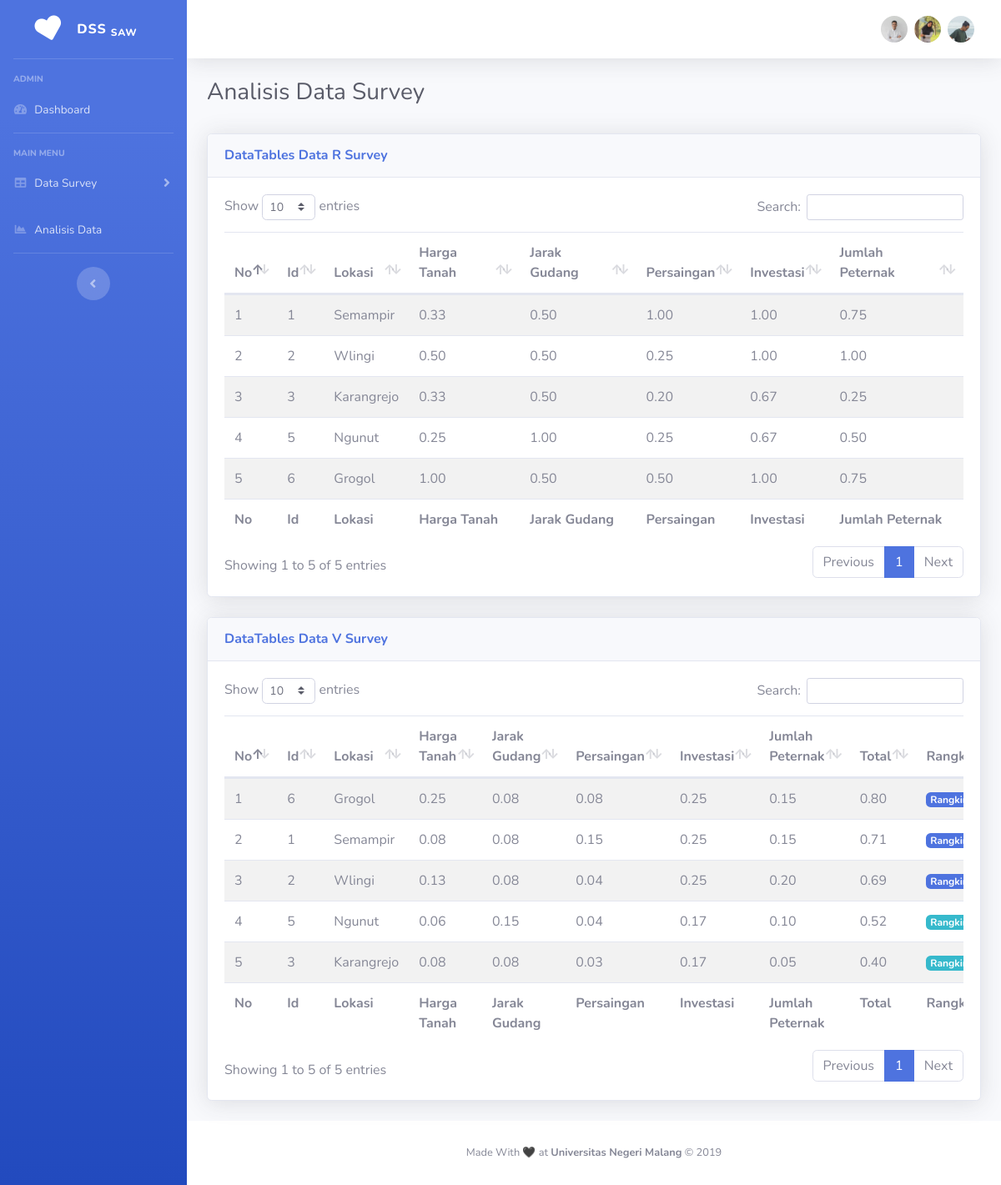
/index.php/datacontroller/analisis, run on the app's committed database.
### tables this page shows
CREATE TABLE `data_fuzzy` (
  `id` int(11) NOT NULL,
  `lokasi` varchar(255) NOT NULL,
  `harga_tanah` float UNSIGNED NOT NULL,
  `jarak_gudang` float UNSIGNED NOT NULL,
  `persaingan` float UNSIGNED NOT NULL,
  `investasi` float UNSIGNED NOT NULL,
  `jumlah_peternak` float UNSIGNED NOT NULL
);

### application/controllers/DataController.php (called while the page is built, shortened)
<?php
class DataController extends CI_Controller
{
    public function __construct()
    {
        $this->load->helper('dataInput');
    }
    public function analisis()
    {
        $data = [
            'data_rs' => $this->db->get('data_r')
                ->result(),
            'data_vs' => $this->db->order_by('total', 'DESC')->get('data_v')
                ->result()
        ];
        $this->load->view('Admin/header', [
            'header' => 'Admin | Analisis Data'
        ]);
        $this->load->view('Admin/analisis', $data);
        $this->load->view('Admin/footer');
    }
}

### index.php (called while the page is built, shortened)
<?php
require_once BASEPATH.'core/CodeIgniter.php';

### application/views/Admin/analisis.php (the view)
<div class="container-fluid">
    <div class="d-sm-flex align-items-center justify-content-between mb-4">
        <h1 class="h3 mb-2 text-gray-800">Analisis Data Survey</h1>
    </div>
    <div class="card shadow mb-4">
        <div class="card-header py-3">
            <h6 class="m-0 font-weight-bold text-primary">DataTables Data R Survey</h6>
        </div>
        <div class="card-body">
            <table class="table table-striped" id="datar" width="100%" cellspacing="0">
                <thead>
                    <tr>
                        <th>No</th>
                        <th>Id</th>
                        <th>Lokasi</th>
                        <th>Harga Tanah</th>
                        <th>Jarak Gudang</th>
                        <th>Persaingan</th>
                        <th>Investasi</th>
                        <th>Jumlah Peternak</th>
                    </tr>
                </thead>
                <tbody>
                    <?php $no = 1;
                    foreach ($data_rs as $data_r) : ?>
                    <tr>
                        <td><?= $no++; ?></td>
                        <td><?= $data_r->id ?></td>
                        <td><?= $data_r->lokasi ?></td>
                        <td><?= number_format($data_r->harga_tanah, 2, '.', ',') ?></td>
                        <td><?= number_format($data_r->jarak_gudang, 2, '.', ',') ?></td>
                        <td><?= number_format($data_r->persaingan, 2, '.', ',') ?></td>
                        <td><?= number_format($data_r->investasi, 2, '.', ',') ?></td>
                        <td><?= number_format($data_r->jumlah_peternak, 2, '.', ',') ?></td>
                    </tr>
                    <?php endforeach; ?>
                </tbody>
                <tfoot>
                    <tr>
                        <th>No</th>
                        <th>Id</th>
                        <th>Lokasi</th>
                        <th>Harga Tanah</th>
                        <th>Jarak Gudang</th>
                        <th>Persaingan</th>
                        <th>Investasi</th>
                        <th>Jumlah Peternak</th>
                    </tr>
                </tfoot>
            </table>
        </div>
    </div>
    <div class="card shadow mb-4">
        <div class="card-header py-3">
            <h6 class="m-0 font-weight-bold text-primary">DataTables Data V Survey</h6>
        </div>
        <div class="card-body">
            <table class="table table-striped" id="datav" width="100%" cellspacing="0">
                <thead>
                    <tr>
                        <th>No</th>
                        <th>Id</th>
                        <th>Lokasi</th>
                        <th>Harga Tanah</th>
                        <th>Jarak Gudang</th>
                        <th>Persaingan</th>
                        <th>Investasi</th>
                        <th>Jumlah Peternak</th>
                        <th>Total</th>
                        <th>Rangking</th>
                    </tr>
                </thead>
                <tbody>
                    <?php $no = 1;
                    foreach ($data_vs as $data_v) : ?>
                    <tr>
                        <td><?= $no; ?></td>
                        <td><?= $data_v->id ?></td>
                        <td><?= $data_v->lokasi ?></td>
                        <td><?= number_format($data_v->harga_tanah, 2, '.', ',') ?></td>
                        <td><?= number_format($data_v->jarak_gudang, 2, '.', ',') ?></td>
                        <td><?= number_format($data_v->persaingan, 2, '.', ',') ?></td>
                        <td><?= number_format($data_v->investasi, 2, '.', ',') ?></td>
                        <td><?= number_format($data_v->jumlah_peternak, 2, '.', ',') ?></td>
                        <td><?= number_format($data_v->total, 2, '.', ',') ?></td>
                        <td>
                            <?php if ($no < 4) : ?>
                            <span class="badge badge-primary">Rangking <?= $no++ ?></span>
                            <?php else : ?>
                            <span class="badge badge-info">Rangking <?= $no++ ?></span>
                            <?php endif; ?>
                        </td>
                    </tr>
                    <?php endforeach; ?>
                </tbody>
                <tfoot>
                    <tr>
                        <th>No</th>
                        <th>Id</th>
                        <th>Lokasi</th>
                        <th>Harga Tanah</th>
                        <th>Jarak Gudang</th>
                        <th>Persaingan</th>
                        <th>Investasi</th>
                        <th>Jumlah Peternak</th>
                        <th>Total</th>
                        <th>Rangking</th>
                    </tr>
                </tfoot>
            </table>
        </div>
    </div>
</div>
</div>

### data on the page
data_fuzzy: no "1", id "6", lokasi "Grogol", harga_tanah "0.25", jarak_gudang "0.08", persaingan "0.08", investasi "0.25", jumlah_peternak "0.15", total "0.80"
data_fuzzy: no "2", id "1", lokasi "Semampir", harga_tanah "0.08", jarak_gudang "0.08", persaingan "0.15", investasi "0.25", jumlah_peternak "0.15", total "0.71"
data_fuzzy: no "3", id "2", lokasi "Wlingi", harga_tanah "0.13", jarak_gudang "0.08", persaingan "0.04", investasi "0.25", jumlah_peternak "0.20", total "0.69"
data_fuzzy: no "4", id "5", lokasi "Ngunut", harga_tanah "0.06", jarak_gudang "0.15", persaingan "0.04", investasi "0.17", jumlah_peternak "0.10", total "0.52"
data_fuzzy: no "5", id "3", lokasi "Karangrejo", harga_tanah "0.08", jarak_gudang "0.08", persaingan "0.03", investasi "0.17", jumlah_peternak "0.05", total "0.40"

### other printed values
$data_r->id "1"
$data_r->lokasi "Semampir"
$data_r->harga_tanah "0.33"
$data_r->jarak_gudang "0.50"
$data_r->persaingan "1.00"
$data_r->investasi "1.00"
$data_r->jumlah_peternak "0.75"
$data_r->id "2"
$data_r->lokasi "Wlingi"
$data_r->harga_tanah "0.50"
$data_r->persaingan "0.25"
$data_r->jumlah_peternak "1.00"
$data_r->id "3"
$data_r->lokasi "Karangrejo"
$data_r->persaingan "0.20"
